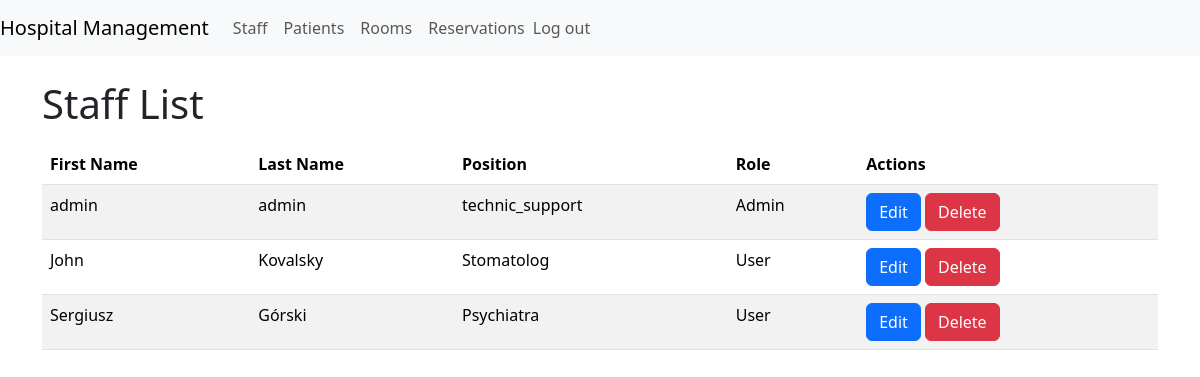
The page /staff/ (signed in) on the database as committed earlier.
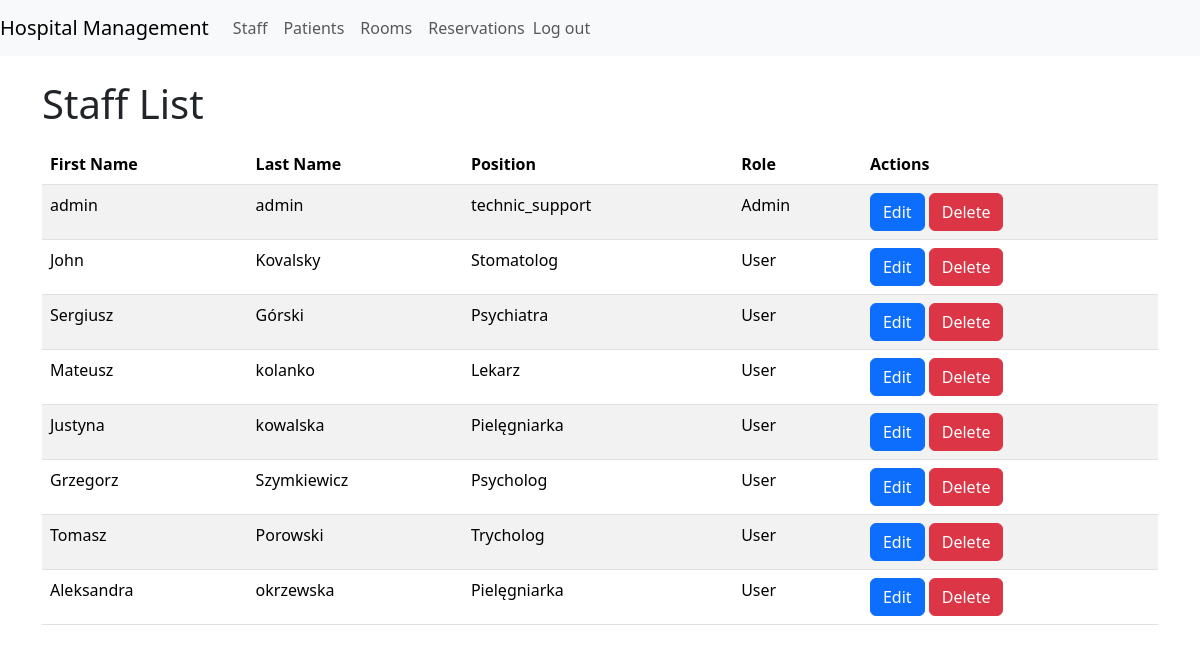
The same page on the database as committed later.
### management/models.py (models this page shows, shortened)
class Staff(models.Model):
    ROLES = [
        ('USER', 'User'),
        ('ADMIN', 'Admin'),
    ]
    user = models.OneToOneField(User, on_delete=models.CASCADE)
    first_name = models.CharField(max_length=30)
    last_name = models.CharField(max_length=50)
    position = models.CharField(max_length=50)
    role = models.CharField(max_length=5, choices=ROLES, default='USER')

### management/views.py (the view)
# urls.py: path('staff/', views.staff_list, name='staff_list'),
@login_required
def staff_list(request):
    error = request.session.pop('form_error', None)
    success = request.session.pop('form_success', None)
    staff_members = Staff.objects.all()
    return render(request, 'staff_list.html', {
        'staff_members': staff_members,
        'error': error,
        'success': success
    })

### management/context_processors.py (called while the page is built)
def user_role_context(request):
    if request.user.is_authenticated:
        try:
            staff_member = Staff.objects.get(user=request.user)
            return {'user_role': staff_member.role}
        except Staff.DoesNotExist:
            return {'user_role': None}
    else:
        return {'user_role': None}

### templates/staff_list.html (shortened to what this page needs)
{% extends 'base.html' %}
{% load static %}
{% block content %}
    <h1 class="mt-4">Staff List</h1>
    <table class="table table-striped mt-3">
        <thead>
            <tr>
                <th scope="col">First Name</th>
                <th scope="col">Last Name</th>
                <th scope="col">Position</th>
                <th scope="col">Role</th>
                <th scope="col">Actions</th>
            </tr>
        </thead>
        <tbody>
        {% for staff in staff_members %}
            <tr id="staff_{{ staff.id }}">
                <td>{{ staff.first_name }}</td>
                <td>{{ staff.last_name }}</td>
                <td>{{ staff.position }}</td>
                <td>{{ staff.get_role_display }}</td>
                <td>
                    <button class="btn btn-primary" onclick="openEditStaffForm({{ staff.id }})">Edit</button>
                    <button class="btn btn-danger" onclick="confirmDeleteStaff({{ staff.id }})">Delete</button>
                </td>
            </tr>
        {% endfor %}
        </tbody>
    </table>
{% endblock %}

### templates/base.html (shortened to what this page needs)
{% load static %}
<!DOCTYPE html>
<html lang="en">
<head>
    <link href="{% static 'bootstrap/dist/css/bootstrap.min.css' %}" rel="stylesheet">
</head>
<body>
    <nav class="navbar navbar-expand-lg navbar-light bg-light">
    <a class="navbar-brand" href="#">Hospital Management</a>
    <div class="collapse navbar-collapse" id="navbarNav">
        <ul class="navbar-nav">
            <li class="nav-item">
                <a class="nav-link" href="{% url 'staff_list' %}">Staff</a>
            </li>
            <li class="nav-item">
                <a class="nav-link" href="{% url 'patient_list' %}">Patients</a>
            </li>
            <li class="nav-item">
                <a class="nav-link" href="{% url 'room_list' %}">Rooms</a>
            </li>
            <li class="nav-item">
                <a class="nav-link" href="{% url 'reservation_list' %}">Reservations</a>
            </li>
        </ul>
        <ul class="navbar-nav ml-auto">
            {% if user.is_authenticated %}
                <li class="nav-item">
                    <form id="logout-form" method="post" action="{% url 'logout' %}">
                        <button class="nav-link btn btn-link" type="submit" style="padding: 0; border: none; background: none;">
                            Log out
                        </button>
                    </form>
                </li>
            {% endif %}
        </ul>
    </div>
</nav>
    <div class="container mt-4">
        {% block content %}{% endblock %}
    </div>
</body>
</html>

Rows that differ between the two databases and show on the page:
added Staff: first_name "Mateusz", last_name "kolanko", position "Lekarz", role "User"
added Staff: first_name "Justyna", last_name "kowalska", position "Pielęgniarka", role "User"
added Staff: first_name "Grzegorz", last_name "Szymkiewicz", position "Psycholog", role "User"
added Staff: first_name "Tomasz", last_name "Porowski", position "Trycholog", role "User"
added Staff: first_name "Aleksandra", last_name "okrzewska", position "Pielęgniarka", role "User"
